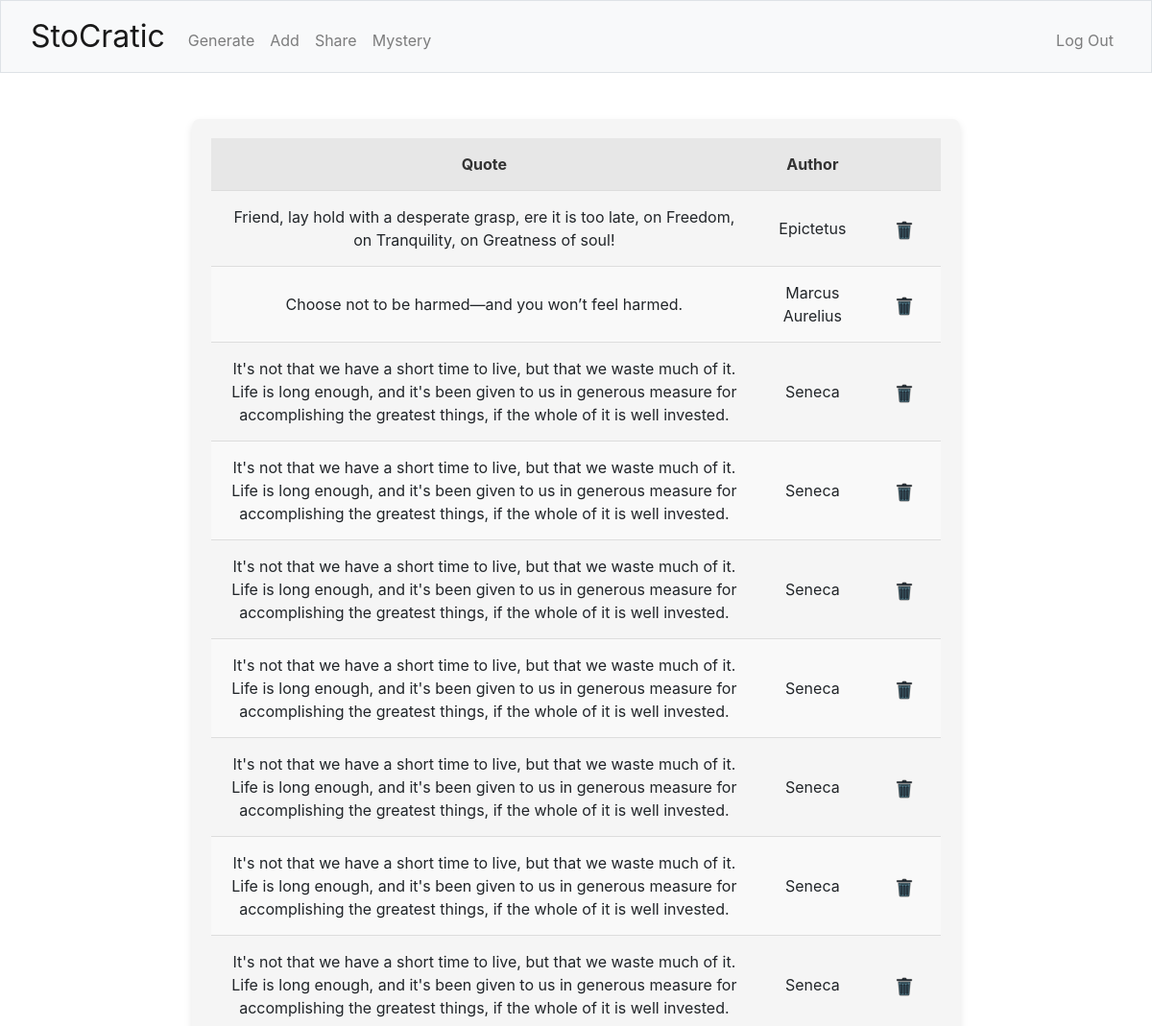
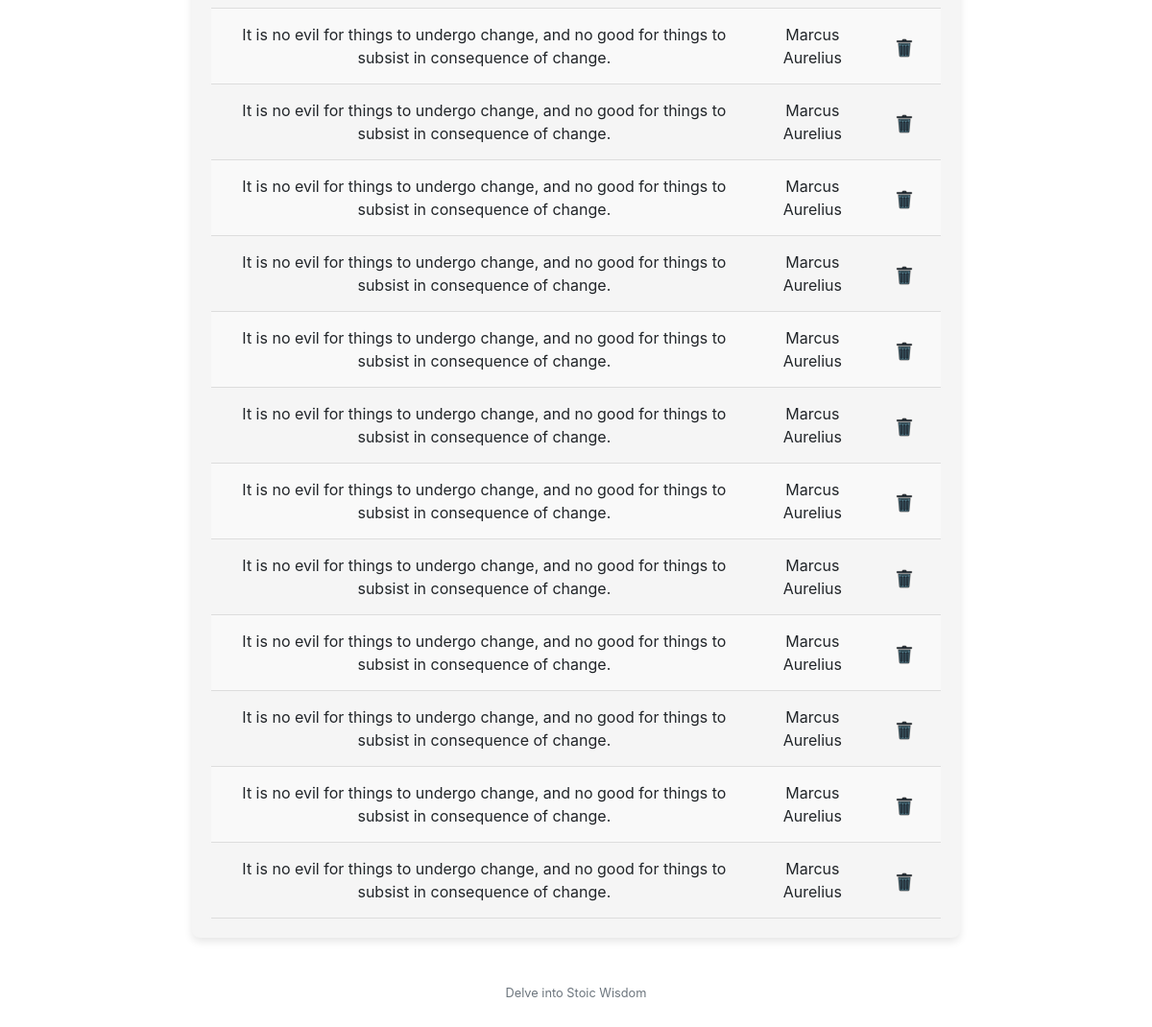
Page / (signed in) on the committed database (2 pictures, top to bottom).
### tables this page shows
CREATE TABLE quotes (
            id INTEGER PRIMARY KEY,
            quote_text TEXT NOT NULL,
            author TEXT NOT NULL,
            user_id INTEGER,
            FOREIGN KEY(user_id) REFERENCES users(id)
        );

### app.py (the view)
@app.route('/')
@login_required
def index():
    quotes = get_saved_quotes()
    return render_template('index.html', quotes=quotes)

### app.py (called while the page is built)
@app.after_request
def after_request(response):
    response.headers["Cache-Control"] = "no-cache, no-store, must-revalidate"
    response.headers["Expires"] = 0
    response.headers["Pragma"] = "no-cache"
    return response

### helpers.py (called while the page is built)
def login_required(f):
    @wraps(f)
    def decorated_function(*args, **kwargs):
        if session.get("user_id") is None:
            return redirect("/login")
        return f(*args, **kwargs)
    return decorated_function

def get_saved_quotes():
    connection = sqlite3.connect('quotes_app.db')
    cursor = connection.cursor()
    user_id = session['user_id']
    cursor.execute("SELECT quote_text, author FROM quotes WHERE user_id = ?", (user_id,))
    quotes = cursor.fetchall()
    connection.close()
    print(quotes)
    return quotes

### templates/index.html (shortened to what this page needs)
{% extends "layout.html" %}
{% block main %}
    <div class="quotes-table-container">
        <table class="quotes-table">
            <thead>
                <tr>
                    <th>Quote</th>
                    <th>Author</th>
                    <th></th>
                </tr>
            </thead>
            <tbody>
                {% for quote in quotes %}
                <tr>
                    <td>{{ quote[0] }}</td>
                    <td>{{ quote[1] }}</td>
                    <td>
                        <a href="{{ url_for('delete_quote', quote_text=quote[0]) }}" class="btn btn-1">
                            <img src="/static/delete.png" alt="Delete">
                        </a>
                    </td>
                </tr>
                {% endfor %}
            </tbody>
        </table>
    </div>
{% endblock %}

### templates/layout.html (shortened to what this page needs)
<!DOCTYPE html>
<html lang="en">
    <head>
        <link href="https://cdn.jsdelivr.net/npm/bootstrap@5.1.3/dist/css/bootstrap.min.css" rel="stylesheet">
        <link href="/static/styles.css" rel="stylesheet">
        <link rel="stylesheet" href="https://cdn.jsdelivr.net/npm/bootstrap@4.4.1/dist/css/bootstrap.min.css">
    </head>
    <body>
        <nav class="bg-light border navbar navbar-expand-md navbar-light">
            <div class="container-fluid">
                <a class="navbar-brand" href="/"><span class="black">StoCratic</span></a>
                <div class="collapse navbar-collapse" id="navbar">
                    {% if session["user_id"] %}
                        <ul class="navbar-nav me-auto mt-2">
                            <li class="nav-item"><a class="nav-link" href="/generate">Generate</a></li>
                            <li class="nav-item"><a class="nav-link" href="/add">Add</a></li>
                            <li class="nav-item"><a class="nav-link" href="/share">Share</a></li>
                            <li class="nav-item"><a class="nav-link" href="/mystery">Mystery</a></li>
                        </ul>
                        <ul class="navbar-nav ms-auto mt-2">
                            <li class="nav-item"><a class="nav-link" href="/logout">Log Out</a></li>
                        </ul>
                    {% else %}
                        <ul class="navbar-nav ms-auto mt-2">
                            <li class="nav-item"><a class="nav-link" href="/register">Register</a></li>
                            <li class="nav-item"><a class="nav-link" href="/login">Log In</a></li>
                        </ul>
                    {% endif %}
                </div>
            </div>
        </nav>
        <main class="container-fluid py-5 text-center">
            {% block main %}{% endblock %}
        </main>
        <footer class="mb-5 small text-center text-muted">
            Delve into Stoic Wisdom
        </footer>
    </body>
</html>

### static/styles.css (style rules this page uses)
nav .navbar-brand { font-size: xx-large; }
.quotes-table-container { max-width: 800px; margin: auto; padding: 20px; background-color: #f5f5f5; border-radius: 8px; box-shadow: 0 4px 8px rgba(0, 0, 0, 0.1); }
.quotes-table { width: 100%; border-collapse: collapse; }
.quotes-table th, .quotes-table td { padding: 15px; text-align: center; border-bottom: 1px solid #ddd; }
.quotes-table th { background-color: #e7e7e7; color: #333; font-weight: bold; }
.quotes-table tr:nth-child(even) { background-color: #f9f9f9; }
.btn-1 { background-color: transparent; border: none; }

### rows in the picture
quotes: quote_text "Friend, lay hold with a desperate grasp, ere it is too late, on Freedom, on Tranquility, on Greatness of soul!", author "Epictetus"
quotes: quote_text "Choose not to be harmed—and you won’t feel harmed.", author "Marcus Aurelius"
quotes: quote_text "It's not that we have a short time to live, but that we waste much of it. Life is long enough, and it's been given to us in generous measure for accomplishing the greatest things, if the whole of it is well invested.", author "Seneca"
quotes: quote_text "It's not that we have a short time to live, but that we waste much of it. Life is long enough, and it's been given to us in generous measure for accomplishing the greatest things, if the whole of it is well invested.", author "Seneca"
quotes: quote_text "It's not that we have a short time to live, but that we waste much of it. Life is long enough, and it's been given to us in generous measure for accomplishing the greatest things, if the whole of it is well invested.", author "Seneca"
quotes: quote_text "It's not that we have a short time to live, but that we waste much of it. Life is long enough, and it's been given to us in generous measure for accomplishing the greatest things, if the whole of it is well invested.", author "Seneca"
quotes: quote_text "It's not that we have a short time to live, but that we waste much of it. Life is long enough, and it's been given to us in generous measure for accomplishing the greatest things, if the whole of it is well invested.", author "Seneca"
quotes: quote_text "It's not that we have a short time to live, but that we waste much of it. Life is long enough, and it's been given to us in generous measure for accomplishing the greatest things, if the whole of it is well invested.", author "Seneca"
quotes: quote_text "It's not that we have a short time to live, but that we waste much of it. Life is long enough, and it's been given to us in generous measure for accomplishing the greatest things, if the whole of it is well invested.", author "Seneca"
quotes: quote_text "It is no evil for things to undergo change, and no good for things to subsist in consequence of change.", author "Marcus Aurelius"
quotes: quote_text "It is no evil for things to undergo change, and no good for things to subsist in consequence of change.", author "Marcus Aurelius"
quotes: quote_text "It is no evil for things to undergo change, and no good for things to subsist in consequence of change.", author "Marcus Aurelius"
quotes: quote_text "It is no evil for things to undergo change, and no good for things to subsist in consequence of change.", author "Marcus Aurelius"
quotes: quote_text "It is no evil for things to undergo change, and no good for things to subsist in consequence of change.", author "Marcus Aurelius"
quotes: quote_text "It is no evil for things to undergo change, and no good for things to subsist in consequence of change.", author "Marcus Aurelius"
quotes: quote_text "It is no evil for things to undergo change, and no good for things to subsist in consequence of change.", author "Marcus Aurelius"
quotes: quote_text "It is no evil for things to undergo change, and no good for things to subsist in consequence of change.", author "Marcus Aurelius"
quotes: quote_text "It is no evil for things to undergo change, and no good for things to subsist in consequence of change.", author "Marcus Aurelius"
quotes: quote_text "It is no evil for things to undergo change, and no good for things to subsist in consequence of change.", author "Marcus Aurelius"
quotes: quote_text "It is no evil for things to undergo change, and no good for things to subsist in consequence of change.", author "Marcus Aurelius"
quotes: quote_text "It is no evil for things to undergo change, and no good for things to subsist in consequence of change.", author "Marcus Aurelius"
